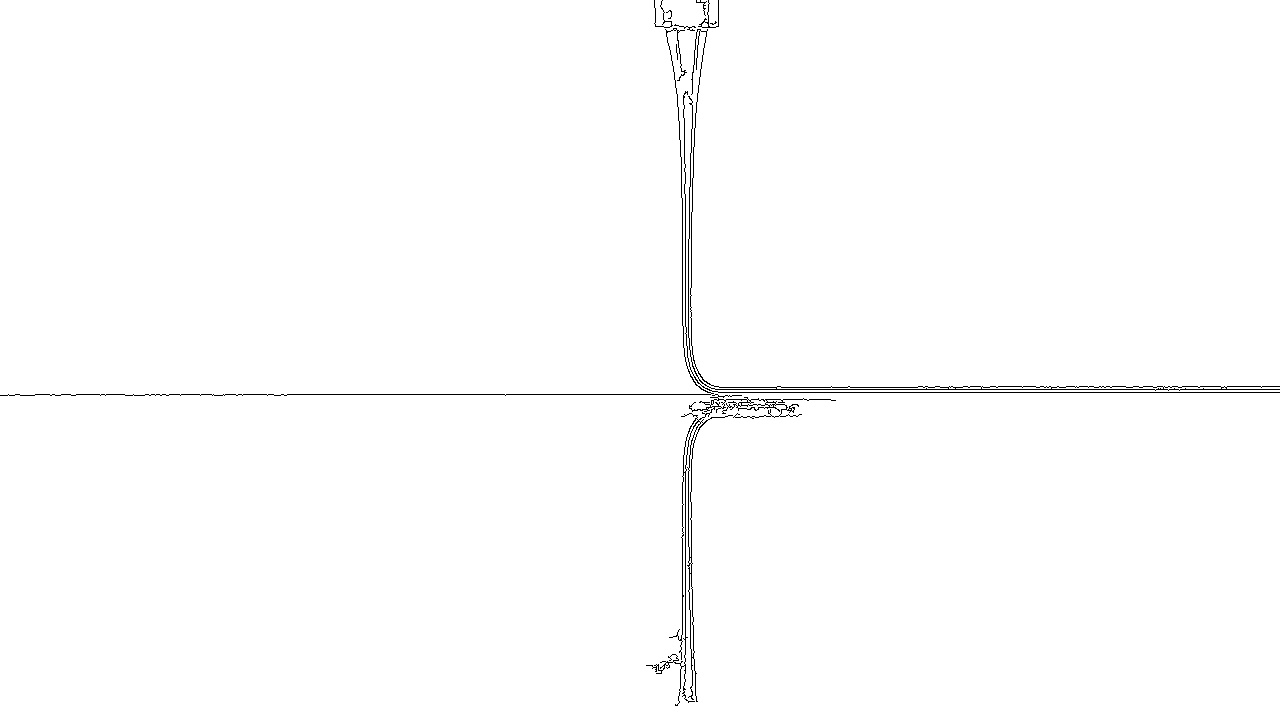
#> input picture edgePic.jpg, 1280 x 720 px
$ python rowTest.py
#> lines starting #> are read from the running program, lines starting #| are printed output that depends on the picture
from typing import List
import cv2
from matplotlib import pyplot as plt
import numpy as np
import pylab
from scipy.signal import savgol_filter
import scipy.signal as signal
from collections import Counter


def splitArray(inputYArray, inputXArray):
    returnArray = [[], []]
    n = 0
    for i in range(len(inputYArray)-1):
        # print(inputYArray[i] ,inputYArray[i+1])
        if inputYArray[i] != inputYArray[i+1]:
            returnArray[0].append(inputXArray[n:i+1])
            returnArray[1].append(inputYArray[n:i+1])
            n = i+1
    returnArray.append(inputYArray[n:])
    return returnArray


def draw(imgX, imgY):
    pylab.plot(imgX, imgY, 'black')


# [17 lines left out: functions sectionContourDraw, showDer1, not called in this run]


def getBottomLineByColumn(filePath):
    img = cv2.imread(filePath, cv2.IMREAD_GRAYSCALE)
    xy = list(np.where(img.T <= 1))
    xy = splitArray(xy[0], xy[1])
    leftContour = [[], []]
    rightContour = [[], []]
    pixelStatistics = []

    for i in range(len(xy[1])):
        leftContour[0].append(xy[0][i][0])
        rightContour[0].append(xy[0][i][-1])
        pixelStatistics.append(xy[0][i][-1]-xy[0][i][0])

    pixelStatistics = savgol_filter(pixelStatistics, 5, 3)
    der1Contour = np.diff(pixelStatistics)
    leftFirstMutation = np.array(
        signal.argrelextrema(der1Contour, np.greater)[0])[0]
    leftContourLimit = list(
        Counter(leftContour[0][:leftFirstMutation]).keys())[0]
    #     return img.shape[0]- leftContourLimit
    return leftContourLimit


# 拟合评估
def fittingAssessment(inputArray1, inputArray2):
    return abs_sum(list(np.array(inputArray1)-np.array(inputArray2)))


# 列表元素绝对值之和
def abs_sum(L):
    if L == []:
        return 0
    return abs_sum(L[1:]) + abs(L[0])


# [29 lines left out: function getBottomLineByRow, not called in this run]


filePath = 'edgePic.jpg'
img = cv2.imread(filePath, cv2.IMREAD_GRAYSCALE)
#> img is the input picture: shape (720, 1280); min 0, max 255, mean 253.2
xy = list(np.where(img < 128))
#> xy = 2 items
imgData = [[], []]
imgData[0] = xy[1]
imgData[1] = xy[0]
xy = splitArray(xy[0], xy[1])
#> xy = 3 items
imgX = xy[1]
#> imgX = 705 items, first 6: [0, 0, 0, 0, 0, 0], [1, 1, 1, 1, 1, 1, 1], [2, 2, 2, 2, 2, 2, 2, 2, 2, 2, 2, 2, 2, 2], [3, 3, 3, 3, 3], [4, 4, 4, 4, 4], [5, 5, 5, 5, 5, 5, 5]
imgY = xy[0]
#> imgY = 705 items
leftContour = [[], []]
rightContour = [[], []]
for i in range(len(xy[1])):
    leftContour[0].append(xy[0][i][0])
    leftContour[1].append(xy[1][i][0])
    rightContour[0].append(xy[0][i][-1])
    rightContour[1].append(xy[1][i][-1])

leftContourLimit = getBottomLineByColumn(filePath)
#> in getBottomLineByColumn, `xy = list(np.where(img.T <= 1))`: xy = 2 items
#> in getBottomLineByColumn, `xy = splitArray(xy[0], xy[1])`: xy = 3 items
#> after the loop in getBottomLineByColumn, `for i in range(len(xy[1])):`: pixelStatistics = 1238 values, max 701 at index 655, min 0 at index 0, mean 35.95
#> in getBottomLineByColumn, `pixelStatistics = savgol_filter(pixelStatistics, 5, 3)`: pixelStatistics = 1238 values, max 693.7 at index 614, min -23.23 at index 603, mean 35.95
#> in getBottomLineByColumn, `der1Contour = np.diff(pixelStatistics)`: der1Contour = 1237 values, max 190.8 at index 612, min -178.7 at index 677, mean 0.00485
#> in getBottomLineByColumn, `leftFirstMutation = np.array( signal.argrelextrema(der1Contour, np.gre..`: leftFirstMutation = 604
#> in getBottomLineByColumn, `leftContourLimit = list( Counter(leftContour[0][:leftFirstMutation]).k..`: leftContourLimit = 395
#> leftContourLimit = 395
fittingAssess = 0
fittingAssessList = []
for i in range(int(img.shape[0]/100)):
    y = leftContour[1][:leftContourLimit - i]
    x = leftContour[0][:leftContourLimit-i]
    Factor = np.polyfit(y, x, 14)
    F = np.poly1d(Factor)
    fX = F(y)
    fittingAssessList.append(fittingAssess/fittingAssessment(fX, x))
    fittingAssess = fittingAssessment(fX, x)
#> this loop made 7 passes
#> fittingAssess on passes 1 to 7: 3202.2, 168.1, 163.6, 162.2, 160.8, 161, 161
#> after the loop, fittingAssessList = [0, 19.05, 1.03, 1.01, 1.01, 0.999, 1]
leftContourLimit -= fittingAssessList.index(max(fittingAssessList))
#> leftContourLimit = 394
leftContour[0] = leftContour[0][:leftContourLimit]
leftContour[1] = leftContour[1][:leftContourLimit]
for i in range(len(imgData[1])):
    # print(i)
    if imgData[1][i] == leftContourLimit:
        imgData[0] = imgData[0][:i]
        imgData[1] = imgData[1][:i]

        break
#> after the loop, imgData = 2 items

pylab.figure(figsize=(16, 9))
# [4 lines of commented-out code are left out]

pylab.plot(imgData[0],  imgData[1], 'black')


pylab.ylim(720, 0)
pylab.xlim(0, 1280)
pylab.xlabel('')
pylab.ylabel('')
pylab.axis('off')
pylab.legend(loc=3, borderaxespad=0., bbox_to_anchor=(0, 0))
pylab.margins(0.0)
pylab.savefig('./upload/images/sil2.jpg', dpi=110,
              bbox_inches='tight', pad_inches=0)
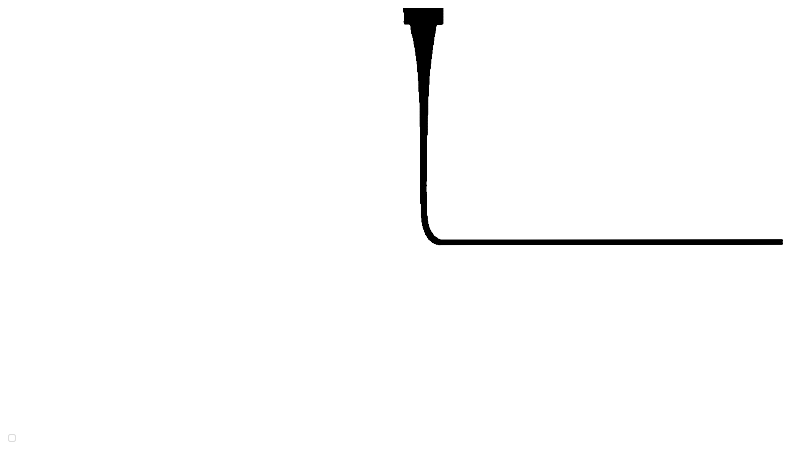
#> figure drawn by matplotlib, 1 panel
pylab.show()
